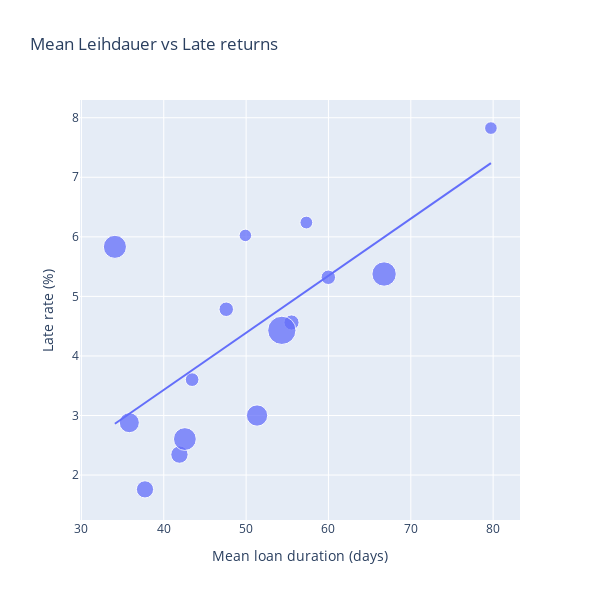

Write notebook code for a chart like this one.
### Markdown cell above
## Identifying correlations for properties of media types

To find correlations between properties of media types and late rate we look at some scatter plots.

### Code cell
media_type_table_copy = media_type_table.copy()

counts = data_frame.groupby("Medientyp").size().rename("n_loans")
media_type_table_copy = media_type_table_copy.merge(counts, on="Medientyp", how="left")

# bubble size scaling
media_type_table_copy["size"] = 50 + 400 * np.sqrt(media_type_table_copy["n_loans"] / media_type_table_copy["n_loans"].max())

figure = px.scatter(
    media_type_table_copy,
    x="mean",
    y="late_rate_percent",
    size="size",
    hover_name="Medientyp",
    hover_data={
        "n_loans": True,
        "mean": ":.2f",
        "late_rate_percent": ":.2f",
        "median": ":.2f",
        "delta_median": ":.2f",
        "size": False
    },
    labels={
        "mean": "Mean loan duration (days)",
        "late_rate_percent": "Late rate (%)",
        "n_loans": "amount of loans",
        "delta_median": "median(late) - median(on time"
    },
    title="Mean Leihdauer vs Late returns",
    trendline="ols"
)

figure.update_traces(marker=dict(opacity=0.75))
figure.update_layout(
    xaxis_title="Mean loan duration (days)",
    yaxis_title="Late rate (%)",
    width=600,
    height=600,
)

figure.show()

# calculate pearson
log_pearson_spearman(media_type_table_copy, "mean", "late_rate_percent")

### Figure 1 — Plotly figure (JSON) as saved in the notebook; plotly's stock layout.template omitted (floating-point values rounded to 4 significant figures)
{"data": [{"customdata": [[53130.0, 20.0, 74.0, 166.8], [11990.0, 26.0, 68.5, 105.5], [6261.0, 55.0, 68.0, 90.1], [315300.0, 42.0, 57.0, 334.6], [5611.0, 30.0, 56.0, 87.96], [24090.0, 36.0, 46.0, 128.7], [55470.0, 25.0, 44.0, 169.4], [162800.0, 34.0, 35.0, 254.5], [17780.0, 41.0, 32.5, 117.6], [120500.0, 23.0, 30.0, 225.9], [229100.0, 28.0, 28.0, 292.6], [6939.0, 37.0, 28.0, 92.22], [622900.0, 37.0, 24.0, 450.0], [243500.0, 21.0, 20.0, 300.1], [18210.0, 32.0, 17.0, 118.4]], "hovertemplate": "<b>%{hovertext}</b><br><br>Mean loan duration (days)=%{x:.2f}<br>Late rate (%)=%{y:.2f}<br>amount of loans=%{customdata[0]}<br>median=%{customdata[1]:.2f}<br>median(late) - median(on time=%{customdata[2]:.2f}<extra></extra>", "hovertext": ["Musik-CD", "Zeitschriften", "Sprachkurse", "Sachbuch", "Sonstiges", "Fremdsprachige Belletristik", "Hörbuch", "Kinder u. Jugend-CD", "Spiele", "Comic", "Belletristik", "Konsolenspiel", "Kinder u. Jugendbuch", "DVD", "Tonie"], "legendgroup": "", "marker": {"color": "#636efa", "size": [166.8, 105.5, 90.1, 334.6, 87.96, 128.7, 169.4, 254.5, 117.6, 225.9, 292.6, 92.22, 450.0, 300.1, 118.4], "sizemode": "area", "sizeref": 1.125, "symbol": "circle", "opacity": 0.75}, "mode": "markers", "name": "", "orientation": "v", "showlegend": false, "x": [37.72, 43.44, 79.73, 66.76, 49.91, 55.52, 41.91, 51.33, 59.98, 35.82, 42.56, 57.32, 54.34, 34.07, 47.59], "xaxis": "x", "y": [1.76, 3.602, 7.826, 5.376, 6.024, 4.562, 2.344, 3.0, 5.321, 2.879, 2.605, 6.24, 4.43, 5.832, 4.784], "yaxis": "y", "type": "scatter"}, {"hovertemplate": "<b>OLS trendline</b><br>late_rate_percent = 0.0958133 * mean + -0.402705<br>R<sup>2</sup>=0.478066<br><br>Mean loan duration (days)=%{x:.2f}<br>Late rate (%)=%{y:.2f} <b>(trend)</b><extra></extra>", "legendgroup": "", "marker": {"color": "#636efa", "symbol": "circle", "opacity": 0.75}, "mode": "lines", "name": "", "showlegend": false, "x": [34.07, 35.82, 37.72, 41.91, 42.56, 43.44, 47.59, 49.91, 51.33, 54.34, 55.52, 57.32, 59.98, 66.76, 79.73], "xaxis": "x", "y": [2.861, 3.029, 3.211, 3.612, 3.676, 3.76, 4.157, 4.38, 4.515, 4.804, 4.916, 5.089, 5.345, 5.994, 7.237], "yaxis": "y", "type": "scatter"}], "layout": {"xaxis": {"anchor": "y", "domain": [0.0, 1.0], "title": {"text": "Mean loan duration (days)"}}, "yaxis": {"anchor": "x", "domain": [0.0, 1.0], "title": {"text": "Late rate (%)"}}, "legend": {"tracegroupgap": 0, "itemsizing": "constant"}, "title": {"text": "Mean Leihdauer vs Late returns"}, "width": 600, "height": 600}}
